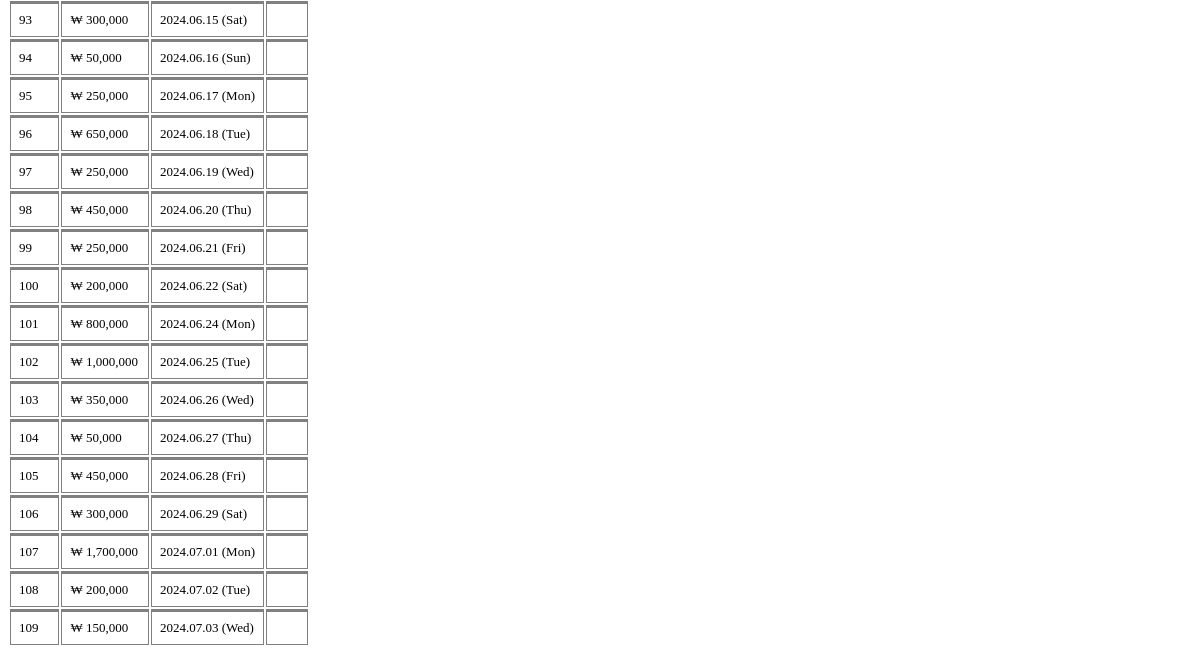
Before: /admin/daily_details_fee.php (lower part) with the older database file.
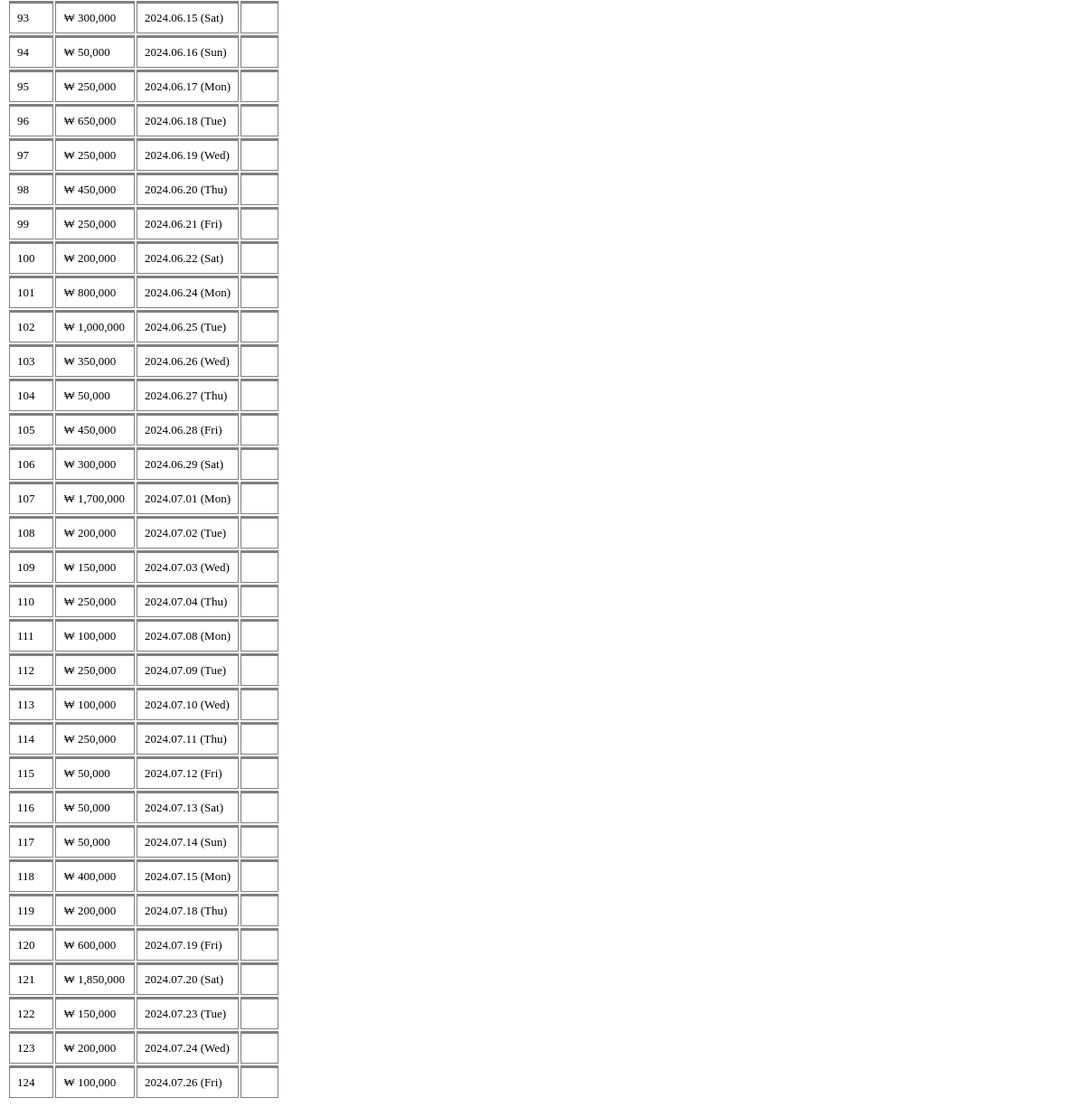
After: the same page with the newer database file.
### tables this page shows
CREATE TABLE `user_purchases` (
  `id` int(11) NOT NULL,
  `user_name` varchar(255) NOT NULL,
  `username` varchar(100) NOT NULL,
  `user_id` varchar(100) NOT NULL,
  `selected_numbers` varchar(100) NOT NULL,
  `powerballs` varchar(100) NOT NULL DEFAULT '0',
  `payment` varchar(100) NOT NULL,
  `winning_amount` varchar(255) NOT NULL DEFAULT '0',
  `to_received` int(100) NOT NULL DEFAULT 0,
  `winning_match_numbers` varchar(100) NOT NULL DEFAULT '0',
  `powerball_match` varchar(100) NOT NULL DEFAULT '0',
  `is_ban` int(11) NOT NULL DEFAULT 0 COMMENT '0=not,1=banned',
  `marked` varchar(100) NOT NULL DEFAULT '1' COMMENT '0=mark, 1=not',
  `modes` varchar(255) NOT NULL,
  `purchase_status` tinyint(4) NOT NULL DEFAULT 0 COMMENT '0=active, 1=cancel',
  `referal_code` varchar(255) NOT NULL,
  `affiliated_agent_code` varchar(255) NOT NULL,
  `hide` int(11) NOT NULL DEFAULT 1 COMMENT '0=visible, 1=hide',
  `date_purchase` datetime NOT NULL DEFAULT current_timestamp()
);

### admin/daily_details_fee.php (the view, shortened to what this page needs)
<div class="container-fluid pt-4 px-4">
    <div class="row g-4">
        <div class="col-sm-12">
            <div class="bg-secondary rounded h-100 p-4">
                <div class="table-responsive text-center">
                    <table class="table table-bordered text-white text-center my-3" style="font-size: small;" id="myTable">
                        <tbody>
                            <?php
                            include "./inc/connect.php";
                            $get_users = "SELECT *, SUM(payment) AS total_payment_amount FROM user_purchases GROUP BY DATE(date_purchase) ORDER BY `date_purchase` ASC";
                            $result_query = mysqli_query($conn, $get_users);
                            $num = 1;
                            while ($run_query = mysqli_fetch_array($result_query)) {
                                $date_purchase = date('Y.m.d (D)', strtotime($run_query['date_purchase']));
                                $total_winning_amount = $run_query['total_payment_amount'];
                            ?>
                                <tr class='text-center'>
                                    <td><?php echo $num++ ?></td>
                                    <td>₩ <?php echo number_format($total_winning_amount) ?> </td>
                                    <td><?php echo $date_purchase ?></td>
                                    <td><a href='index.php?delete_list_user=<?php echo $id ?>' class='text-danger'><i class='fa-solid fa-trash-can'></i></a></td>
                                </tr>
                            <?php
                            }
                            ?>
                        </tbody>
                    </table>
                </div>
            </div>
        </div>
    </div>
</div>

Changed rows visible on the page:
added user_purchases: total_winning_amount "250,000", date_purchase "2024.07.04 (Thu)"
added user_purchases: total_winning_amount "100,000", date_purchase "2024.07.08 (Mon)"
added user_purchases: total_winning_amount "250,000", date_purchase "2024.07.09 (Tue)"
added user_purchases: total_winning_amount "100,000", date_purchase "2024.07.10 (Wed)"
added user_purchases: total_winning_amount "250,000", date_purchase "2024.07.11 (Thu)"
added user_purchases: total_winning_amount "50,000", date_purchase "2024.07.12 (Fri)"
added user_purchases: total_winning_amount "50,000", date_purchase "2024.07.13 (Sat)"
added user_purchases: total_winning_amount "50,000", date_purchase "2024.07.14 (Sun)"
added user_purchases: total_winning_amount "400,000", date_purchase "2024.07.15 (Mon)"
added user_purchases: total_winning_amount "200,000", date_purchase "2024.07.18 (Thu)"
added user_purchases: total_winning_amount "600,000", date_purchase "2024.07.19 (Fri)"
added user_purchases: total_winning_amount "1,850,000", date_purchase "2024.07.20 (Sat)"
added user_purchases: total_winning_amount "150,000", date_purchase "2024.07.23 (Tue)"
added user_purchases: total_winning_amount "200,000", date_purchase "2024.07.24 (Wed)"
added user_purchases: total_winning_amount "100,000", date_purchase "2024.07.26 (Fri)"
